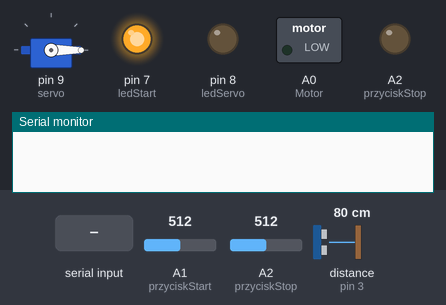
A sketch run on a simulated Arduino Uno, built with avr-gcc and run on an emulated ATmega328P. Shown: servo, switched loads named in the sketch (green lamp = pin HIGH), output pins drawn as LEDs (lit = HIGH), the last lines printed to the serial monitor. Wiring (inferred from the names in the program): ultrasonic range finder: trigger pin 2; echo pin 3. Dashed ring = blinking. The inputs (shaded band) are chosen by the test bench; at power-on: A1 (przyciskStart) = 512, A2 (przyciskStop) = 512, distance to the obstacle (sensor on pin 3) 80 cm. The echo pulse lasts 58.3 µs per cm; pins used as bus, display or sensor lines are not drawn.

Above: at 1.2 s.
1.3 s: A1 (przyciskStart) set to 785
2.8 s: A1 (przyciskStart) set to 810
At 3.05 s:
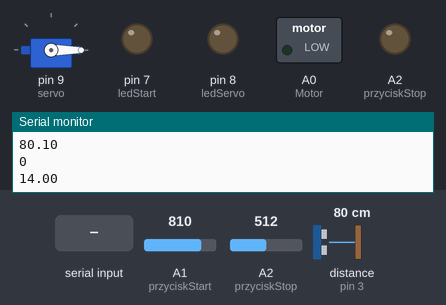
5.8 s: "90,45\n" received over Serial
At 7.3 s:
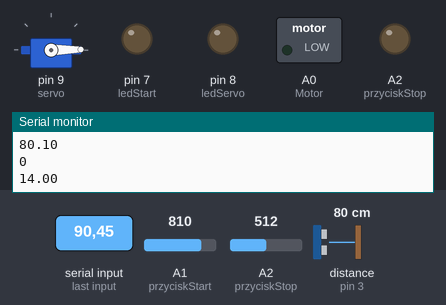
8.8 s: A2 (przyciskStop) set to 790
11.8 s: A2 (przyciskStop) set to 815
At 12.5 s:
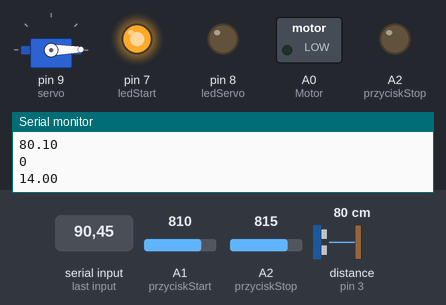
13.3 s: "30,150\n" received over Serial
At 13.5 s:
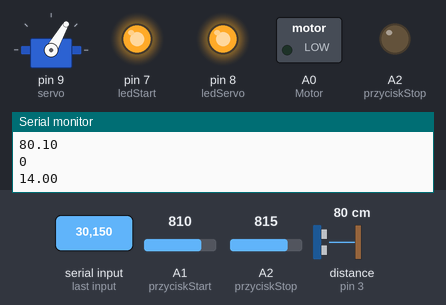
Timing chart, 0 to 16.7 s (numbered marks = the images above; inputs shaded):
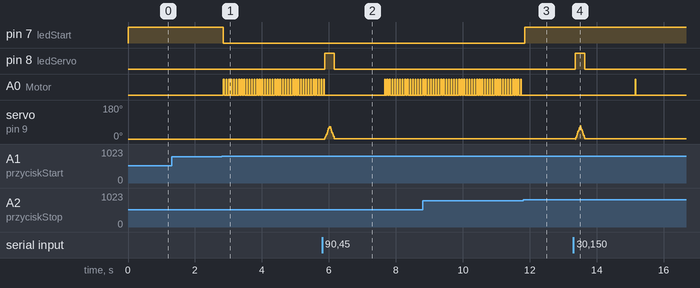

Measured:
- the behaviour switches between 800 and 801 on A1 (przyciskStart) (found by bisection; images 0 and 1)
- the behaviour switches between 800 and 801 on A2 (przyciskStop) (found by bisection; images 2 and 3)
- after the input at 1.3 s, every drawn part: stays the same
- after the input at 2.8 s, pin 7 (ledStart): HIGH → LOW after 0.05 s; A0 (Motor): alternates HIGH for 0.02 s and LOW for 0.06 s, starting after 0.05 s
- after the input at 5.8 s, pin 8 (ledServo): LOW → HIGH after 0.07 s, → LOW 0.29 s later; servo on pin 9 (servo): rises from 0° to 66° in 0.12 s, then falls to 1° in 0.15 s
- after the input at 11.8 s, pin 7 (ledStart): LOW → HIGH after 0.05 s; A0 (Motor): stops changing and stays LOW
- after the input at 13.3 s, pin 8 (ledServo): LOW → HIGH after 0.05 s, → LOW 0.29 s later; A0 (Motor): LOW → HIGH after 1.8 s, → LOW 0.02 s later

The sketch:

sketch_jun01a.ino
```cpp
#include <Servo.h>

int Motor = A0;
int przyciskStart = A1;
int przyciskStop = A2;

int Trig = 2;
int Echo = 3;

int ledStart = 7;
int ledServo = 8;
int servo = 9;

Servo Selector;

String inputString = "";
char inChar;


int servoPosition = 0;
boolean ifMotor = false;


boolean czyStart = false;

int valStart = 0;
int valStop = 0;

float distance;
float objectHigh;
int selectingVal = 0;
float rightDistance = 0;
float lastGood = 0;
float lastDis =0;
float high = 0;
boolean firstRun = true;

void setup()
{
  Serial.begin(9600);
  Selector.attach(servo);
  pinMode(Trig, OUTPUT);
  pinMode(Echo, INPUT);
  pinMode(Motor, OUTPUT);
  pinMode(przyciskStop, INPUT);
  pinMode(przyciskStart, INPUT);
  pinMode(ledServo, OUTPUT);
  pinMode(ledStart, OUTPUT);
  pinMode(przyciskStop, OUTPUT);
  digitalWrite(ledStart, HIGH);
  Selector.write(0);
}

void loop()
{
	warCal();
	readButtons();
	if(czyStart == true)
        {
                digitalWrite(ledStart, LOW);
                motorStart();
                lastDis = measure();
        	rightDistance = calc(lastDis);
        	objectHigh =  high - rightDistance ;
        	Serial.println(objectHigh);
        	Serial.println(lastDis);
        	Serial.println(selectingVal);
                Serial.println(high);
                Serial.println("\n");
                if(selectingVal < objectHigh && selectingVal != 0 )
        	{
              	    digitalWrite(Motor, LOW);
              	    doServo();
        	}
        }
        else
        {
	        digitalWrite(ledStart, HIGH);
                digitalWrite(Motor, LOW);
        }

}

void serialEvent()
{
                while (Serial.available())
            	{
		inputString = "";
		inChar = (char)Serial.read();
		inputString += inChar;
	        }
		int x = 0;
		x = inputString.toInt();
                if( x == 8)
                    czyStart = true;
                else if( x == 9)
                    czyStart = false;
                else if( x == 7)
                {
                    digitalWrite(Motor, LOW);
                    doServo();
                }
                else if( x == 6)
                    restartCal();
                else
                {
                    digitalWrite(Motor, LOW);
		    doServo();
                    selectingVal = x;
                    delay(1500);
                    motorStart();
                }
}

float measure()
{
        digitalWrite(Trig, LOW);
        delayMicroseconds(2);
        digitalWrite(Trig, HIGH);
        delayMicroseconds(10);
        digitalWrite(Trig, LOW);
        distance = pulseIn(Echo, HIGH);
        distance = distance/58;
        return distance;
}

float calc(float dst)
{ int dstt = dst;
	if( dstt > 2.0 && dstt <18.0)
	return dstt;
	else
	return 14;
}

void doServo()
{
      digitalWrite(ledServo, HIGH);
      for(servoPosition = 0; servoPosition < 70; servoPosition += 1)
      {
        Selector.write(servoPosition);
        delay(2);
      }
      for(servoPosition = 70; servoPosition>=1; servoPosition-=1)
      {
        Selector.write(servoPosition);
        delay(2);
      }
      digitalWrite(ledServo, LOW);
}

void motorStart()
{
      analogWrite(Motor, 130);
      delay(20);
      analogWrite(Motor, 105);
}

void readButtons()
{
      valStart = analogRead(A1);
      if( valStart > 800)
      {
        delay(50);
        czyStart = true;
      }
      valStop = analogRead(A2);
      if(valStop > 800)
      {
        czyStart = false;
        delay(50);
      }
}

float calibrate()
{
	float tempSum = 0;
	float tempSumDis = 0;
	for(int i = 0; i < 5; i++)
	{
	    tempSum += calc(measure());
	}
	tempSum = tempSum/5;
	if (tempSum < 13)
	{
            return 0;
        }
	else
	    return tempSum;
}

void warCal()
{
        if(firstRun == true)
        {
          high = calibrate();
          firstRun = false;
        }
}

void restartCal()
{
        czyStart = false;
        firstRun = true;
        analogWrite(Motor,LOW);
        doServo();
        warCal();
}
```
